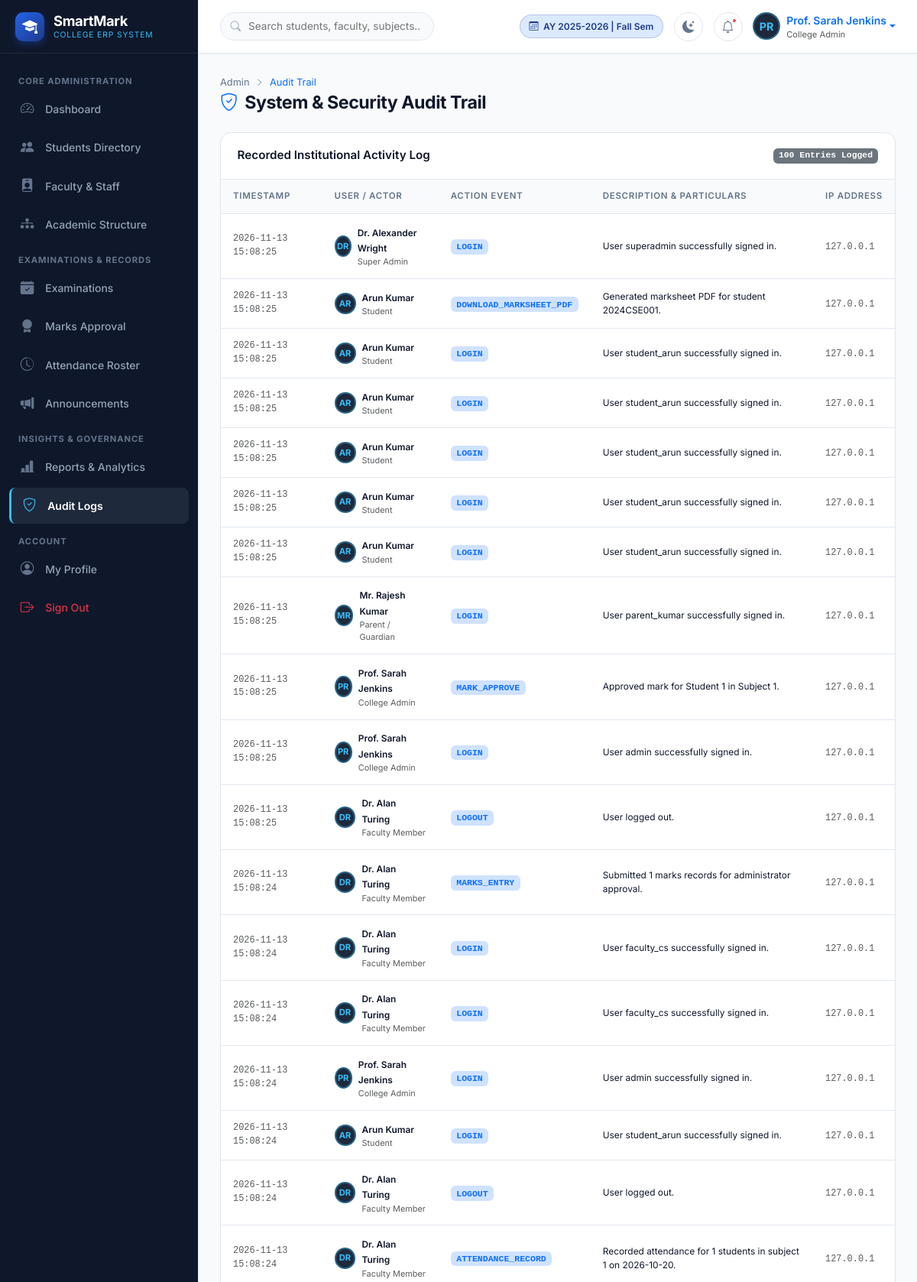
The page /admin/audit-logs (signed in, upper part) on the database its author committed.
### smartmark/models/user.py (models this page shows, shortened)
class User(UserMixin, db.Model):
    __tablename__ = 'users'
    id = db.Column(db.Integer, primary_key=True)
    username = db.Column(db.String(64), unique=True, index=True, nullable=False)
    email = db.Column(db.String(120), unique=True, index=True, nullable=True)
    password_hash = db.Column(db.String(256), nullable=False)
    role = db.Column(db.String(20), nullable=False, default='student') # 'super_admin', 'admin', 'faculty', 'student', 'parent'
    full_name = db.Column(db.String(100), nullable=True)
    avatar_url = db.Column(db.String(255), nullable=True)
    is_active_account = db.Column(db.Boolean, default=True)
    created_at = db.Column(db.DateTime, default=datetime.utcnow)
    last_login = db.Column(db.DateTime)
    student = db.relationship('Student', backref='user', uselist=False, cascade='all, delete-orphan')
    faculty = db.relationship('Faculty', backref='user', uselist=False, cascade='all, delete-orphan')
    parent_links = db.relationship('ParentStudent', backref='parent_user', foreign_keys='ParentStudent.parent_user_id', lazy='dynamic')
    audit_logs = db.relationship('AuditLog', backref='user', lazy='dynamic')
    @property
    def is_active(self):
        return self.is_active_account
    def has_role(self, *roles):
        if self.role == 'super_admin' and 'admin' in roles:
            return True
        return self.role in roles
    @property
    def display_role(self):
        role_map = {
            'super_admin': 'Super Admin',
            'admin': 'College Admin',
            'faculty': 'Faculty Member',
            'student': 'Student',
            'parent': 'Parent / Guardian'
        }
        return role_map.get(self.role, self.role.capitalize())

### smartmark/models/core.py (models this page shows, shortened)
class AuditLog(db.Model):
    __tablename__ = 'audit_logs'
    id = db.Column(db.Integer, primary_key=True)
    user_id = db.Column(db.Integer, db.ForeignKey('users.id'), nullable=True)
    action = db.Column(db.String(100), nullable=False)
    description = db.Column(db.Text, nullable=True)
    ip_address = db.Column(db.String(50), nullable=True)
    timestamp = db.Column(db.DateTime, default=datetime.utcnow)

### smartmark/app.py (the view)
@app.route('/admin/audit-logs')
@login_required
@admin_required
def admin_audit_logs():
    logs = AuditLog.query.order_by(AuditLog.timestamp.desc()).limit(100).all()
    return render_template('admin/audit_logs.html', logs=logs)

### smartmark/app.py (called while the page is built)
@login_manager.user_loader
def load_user(user_id):
    return User.query.get(int(user_id))

@app.context_processor
def inject_global_settings():
    try:
        college_name = SystemSetting.get('college_name', 'SmartMark College of Technology')
        active_ay = SystemSetting.get('active_academic_year', '2025-2026')
    except Exception:
        college_name = 'SmartMark College of Technology'
        active_ay = '2025-2026'
    return dict(app_college_name=college_name, app_active_academic_year=active_ay)

### smartmark/models/core.py (called while the page is built)
    @classmethod
    def get(cls, key, default=None):
        setting = cls.query.filter_by(key=key).first()
        return setting.value if setting and setting.value is not None else default

### smartmark/templates/admin/audit_logs.html (shortened to what this page needs)
{% extends "base.html" %}
{% block content %}
<div class="page-header">
    <div>
        <ul class="breadcrumb-custom">
            <li><a href="{{ url_for('admin_dashboard') }}">Admin</a></li>
            <li><i class="bi bi-chevron-right" style="font-size: 0.65rem;"></i></li>
            <li class="text-primary">Audit Trail</li>
        </ul>
        <h1 class="page-title">
            <i class="bi bi-shield-check text-primary"></i>
            System & Security Audit Trail
        </h1>
    </div>
</div>
<div class="card card-custom overflow-hidden">
    <div class="card-header d-flex justify-content-between align-items-center">
        <span class="fw-semibold">Recorded Institutional Activity Log</span>
        <span class="badge bg-secondary font-monospace">{{ logs|length }} Entries Logged</span>
    </div>
    <div class="table-responsive">
        <table class="table table-custom align-middle mb-0">
            <thead>
                <tr>
                    <th>Timestamp</th>
                    <th>User / Actor</th>
                    <th>Action Event</th>
                    <th>Description & Particulars</th>
                    <th>IP Address</th>
                </tr>
            </thead>
            <tbody>
                {% for log in logs %}
                <tr>
                    <td class="font-monospace small text-muted">
                        {{ log.timestamp.strftime('%Y-%m-%d %H:%M:%S') if log.timestamp else 'N/A' }}
                    </td>
                    <td>
                        {% if log.user %}
                        <div class="d-flex align-items-center gap-2">
                            <div class="user-avatar-sm" style="width: 28px; height: 28px; font-size: 0.7rem;">
                                {{ (log.user.full_name or log.user.username)[:2].upper() }}
                            </div>
                            <div>
                                <span class="fw-semibold small text-main">{{ log.user.full_name or log.user.username }}</span>
                                <div class="text-muted" style="font-size: 0.68rem;">{{ log.user.display_role }}</div>
                            </div>
                        </div>
                        {% else %}
                        <span class="badge bg-light text-muted border">System Automated</span>
                        {% endif %}
                    </td>
                    <td>
                        <span class="badge bg-primary-subtle text-primary font-monospace fw-bold" style="font-size: 0.72rem;">
                            {{ log.action }}
                        </span>
                    </td>
                    <td><div class="small text-main">{{ log.description }}</div></td>
                    <td><span class="font-monospace text-muted small">{{ log.ip_address or '127.0.0.1' }}</span></td>
                </tr>
                {% else %}
                <tr><td colspan="5" class="text-center py-4 text-muted">No audit logs recorded yet.</td></tr>
                {% endfor %}
            </tbody>
        </table>
    </div>
</div>
{% endblock %}

### smartmark/templates/base.html (shortened to what this page needs)
<!DOCTYPE html>
<html lang="en" data-bs-theme="light">
<head>
    <link href="https://cdn.jsdelivr.net/npm/bootstrap@5.3.2/dist/css/bootstrap.min.css" rel="stylesheet">
    <link rel="stylesheet" href="https://cdn.jsdelivr.net/npm/bootstrap-icons@1.11.3/font/bootstrap-icons.min.css">
    <link rel="stylesheet" href="{{ url_for('static', filename='css/style.css') }}">
</head>
<body>
    <div class="app-wrapper">
        {% if current_user.is_authenticated %}
        <aside class="app-sidebar">
            <div class="sidebar-header">
                <a href="{{ url_for('index') }}" class="sidebar-brand">
                    <div class="sidebar-brand-icon">
                        <i class="bi bi-mortarboard-fill"></i>
                    </div>
                    <div>
                        <div class="sidebar-brand-text">SmartMark</div>
                        <span class="sidebar-brand-tag">College ERP System</span>
                    </div>
                </a>
            </div>
            <div class="sidebar-content">
                {% if current_user.role in ['super_admin', 'admin'] %}
                <div class="sidebar-section-title">Core Administration</div>
                <a href="{{ url_for('admin_dashboard') }}" class="nav-link-custom {% if request.endpoint == 'admin_dashboard' %}active{% endif %}">
                    <i class="bi bi-speedometer2"></i> <span>Dashboard</span>
                </a>
                <a href="{{ url_for('admin_students') }}" class="nav-link-custom {% if 'student' in request.endpoint and request.endpoint != 'student_dashboard' %}active{% endif %}">
                    <i class="bi bi-people-fill"></i> <span>Students Directory</span>
                </a>
                <a href="{{ url_for('admin_faculty') }}" class="nav-link-custom {% if 'faculty' in request.endpoint and request.endpoint != 'faculty_dashboard' %}active{% endif %}">
                    <i class="bi bi-person-badge-fill"></i> <span>Faculty & Staff</span>
                </a>
                <a href="{{ url_for('admin_departments_courses') }}" class="nav-link-custom {% if request.endpoint == 'admin_departments_courses' %}active{% endif %}">
                    <i class="bi bi-diagram-3-fill"></i> <span>Academic Structure</span>
                </a>
                <div class="sidebar-section-title">Examinations & Records</div>
                <a href="{{ url_for('admin_examinations') }}" class="nav-link-custom {% if request.endpoint == 'admin_examinations' %}active{% endif %}">
                    <i class="bi bi-calendar-check-fill"></i> <span>Examinations</span>
                </a>
                <a href="{{ url_for('admin_marks_approval') }}" class="nav-link-custom {% if request.endpoint == 'admin_marks_approval' %}active{% endif %}">
                    <i class="bi bi-award-fill"></i> <span>Marks Approval</span>
                </a>
                <a href="{{ url_for('admin_attendance') }}" class="nav-link-custom {% if request.endpoint == 'admin_attendance' %}active{% endif %}">
                    <i class="bi bi-clock-history"></i> <span>Attendance Roster</span>
                </a>
                <a href="{{ url_for('admin_announcements') }}" class="nav-link-custom {% if request.endpoint == 'admin_announcements' %}active{% endif %}">
                    <i class="bi bi-megaphone-fill"></i> <span>Announcements</span>
                </a>
                <div class="sidebar-section-title">Insights & Governance</div>
                <a href="{{ url_for('admin_reports') }}" class="nav-link-custom {% if request.endpoint == 'admin_reports' %}active{% endif %}">
                    <i class="bi bi-bar-chart-line-fill"></i> <span>Reports & Analytics</span>
                </a>
                <a href="{{ url_for('admin_audit_logs') }}" class="nav-link-custom {% if request.endpoint == 'admin_audit_logs' %}active{% endif %}">
                    <i class="bi bi-shield-check"></i> <span>Audit Logs</span>
                </a>
                {% elif current_user.role == 'parent' %}
                <div class="sidebar-section-title">Parent Portal</div>
                <a href="{{ url_for('parent_dashboard') }}" class="nav-link-custom {% if request.endpoint == 'parent_dashboard' %}active{% endif %}">
                    <i class="bi bi-speedometer2"></i> <span>Ward Overview</span>
                </a>
                {% endif %}
                <div class="sidebar-section-title">Account</div>
                <a href="{{ url_for('user_profile') }}" class="nav-link-custom {% if request.endpoint == 'user_profile' %}active{% endif %}">
                    <i class="bi bi-person-circle"></i> <span>My Profile</span>
                </a>
                <a href="{{ url_for('logout') }}" class="nav-link-custom text-danger">
                    <i class="bi bi-box-arrow-right text-danger"></i> <span>Sign Out</span>
                </a>
            </div>
        </aside>
        {% endif %}
        <div class="app-main {% if not current_user.is_authenticated %}m-0{% endif %}">
            {% if current_user.is_authenticated %}
            <header class="app-topbar">
                <div class="topbar-left">
                    <form class="topbar-search-form d-none d-md-block" action="{{ url_for('admin_students') if current_user.role in ['admin', 'super_admin'] else '#' }}" method="GET">
                        <input type="text" name="q" class="topbar-search-input" placeholder="Search students, faculty, subjects..." value="{{ request.args.get('q', '') }}">
                    </form>
                </div>
                <div class="topbar-right">
                    <div class="academic-year-badge d-none d-sm-flex">
                        <i class="bi bi-calendar3"></i>
                        <span>AY 2025-2026 | Fall Sem</span>
                    </div>
                    <button class="topbar-btn" id="themeToggleBtn" title="Toggle Light/Dark Theme">
                    </button>
                    <div class="dropdown">
                        <button class="topbar-btn" data-bs-toggle="dropdown" aria-expanded="false" title="Notifications">
                            <i class="bi bi-bell"></i>
                            <span class="notification-pulse"></span>
                        </button>
                    </div>
                    <div class="dropdown">
                        <a href="#" class="d-flex align-items-center text-decoration-none dropdown-toggle" data-bs-toggle="dropdown">
                            <div class="user-avatar-sm me-2">
                                {{ (current_user.full_name or current_user.username)[:2].upper() }}
                            </div>
                            <div class="d-none d-lg-block text-start">
                                <div class="fw-semibold text-truncate small" style="max-width: 140px;">
                                    {{ current_user.full_name or current_user.username }}
                                </div>
                                <div class="text-muted" style="font-size: 0.7rem;">
                                    {{ current_user.display_role }}
                                </div>
                            </div>
                        </a>
                    </div>
                </div>
            </header>
            {% endif %}
            <main class="app-content">
                {% block content %}{% endblock %}
            </main>
        </div>
    </div>
</body>
</html>

### rows shown on the page
User: full_name "PR", full_name "Prof. Sarah Jenkins", display_role "College Admin"
AuditLog: timestamp "2026-11-13 15:08:25", user "Dr. Alexander Wright", user.display_role "Super Admin", action "LOGIN", description "User superadmin successfully signed in.", ip_address "127.0.0.1"
User: full_name "DR"
AuditLog: timestamp "2026-11-13 15:08:25", user "Arun Kumar", user.display_role "Student", action "DOWNLOAD_MARKSHEET_PDF", description "Generated marksheet PDF for student 2024CSE001.", ip_address "127.0.0.1"
User: full_name "AR"
AuditLog: timestamp "2026-11-13 15:08:25", user "Arun Kumar", user.display_role "Student", action "LOGIN", description "User student_arun successfully signed in.", ip_address "127.0.0.1"
AuditLog: timestamp "2026-11-13 15:08:25", user "Arun Kumar", user.display_role "Student", action "LOGIN", description "User student_arun successfully signed in.", ip_address "127.0.0.1"
AuditLog: timestamp "2026-11-13 15:08:25", user "Arun Kumar", user.display_role "Student", action "LOGIN", description "User student_arun successfully signed in.", ip_address "127.0.0.1"
AuditLog: timestamp "2026-11-13 15:08:25", user "Arun Kumar", user.display_role "Student", action "LOGIN", description "User student_arun successfully signed in.", ip_address "127.0.0.1"
AuditLog: timestamp "2026-11-13 15:08:25", user "Arun Kumar", user.display_role "Student", action "LOGIN", description "User student_arun successfully signed in.", ip_address "127.0.0.1"
AuditLog: timestamp "2026-11-13 15:08:25", user "Mr. Rajesh Kumar", user.display_role "Parent / Guardian", action "LOGIN", description "User parent_kumar successfully signed in.", ip_address "127.0.0.1"
User: full_name "MR"
AuditLog: timestamp "2026-11-13 15:08:25", user "Prof. Sarah Jenkins", user.display_role "College Admin", action "MARK_APPROVE", description "Approved mark for Student 1 in Subject 1.", ip_address "127.0.0.1"
AuditLog: timestamp "2026-11-13 15:08:25", user "Prof. Sarah Jenkins", user.display_role "College Admin", action "LOGIN", description "User admin successfully signed in.", ip_address "127.0.0.1"
AuditLog: timestamp "2026-11-13 15:08:25", user "Dr. Alan Turing", user.display_role "Faculty Member", action "LOGOUT", description "User logged out.", ip_address "127.0.0.1"
User: full_name "DR"
AuditLog: timestamp "2026-11-13 15:08:24", user "Dr. Alan Turing", user.display_role "Faculty Member", action "MARKS_ENTRY", description "Submitted 1 marks records for administrator approval.", ip_address "127.0.0.1"
AuditLog: timestamp "2026-11-13 15:08:24", user "Dr. Alan Turing", user.display_role "Faculty Member", action "LOGIN", description "User faculty_cs successfully signed in.", ip_address "127.0.0.1"
AuditLog: timestamp "2026-11-13 15:08:24", user "Dr. Alan Turing", user.display_role "Faculty Member", action "LOGIN", description "User faculty_cs successfully signed in.", ip_address "127.0.0.1"
AuditLog: timestamp "2026-11-13 15:08:24", user "Prof. Sarah Jenkins", user.display_role "College Admin", action "LOGIN", description "User admin successfully signed in.", ip_address "127.0.0.1"
AuditLog: timestamp "2026-11-13 15:08:24", user "Arun Kumar", user.display_role "Student", action "LOGIN", description "User student_arun successfully signed in.", ip_address "127.0.0.1"
AuditLog: timestamp "2026-11-13 15:08:24", user "Dr. Alan Turing", user.display_role "Faculty Member", action "LOGOUT", description "User logged out.", ip_address "127.0.0.1"
AuditLog: timestamp "2026-11-13 15:08:24", user "Dr. Alan Turing", user.display_role "Faculty Member", action "ATTENDANCE_RECORD", description "Recorded attendance for 1 students in subject 1 on 2026-10-20.", ip_address "127.0.0.1"

### other values the page prints
{{ logs|length }} "100"
